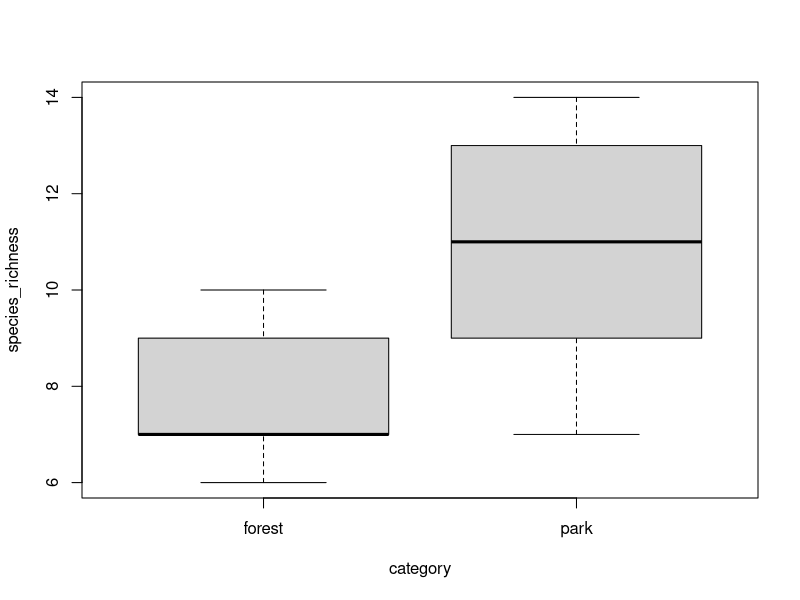
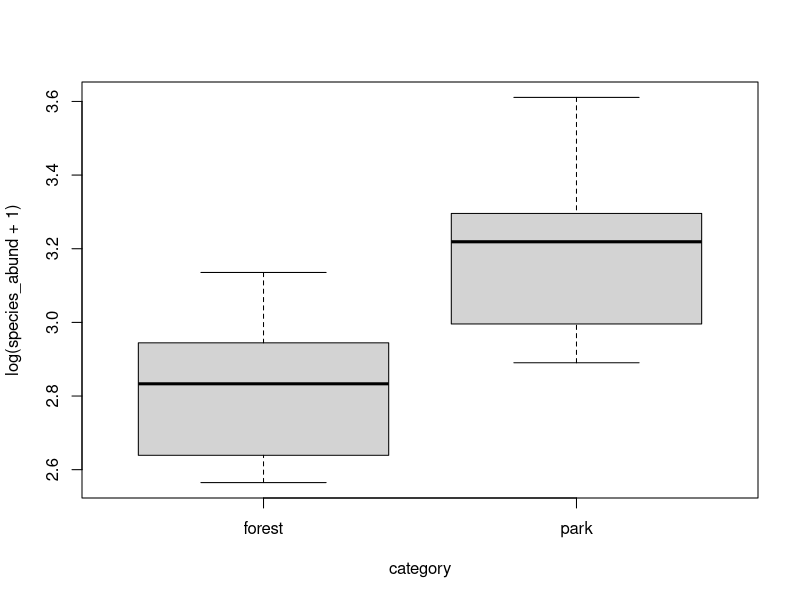
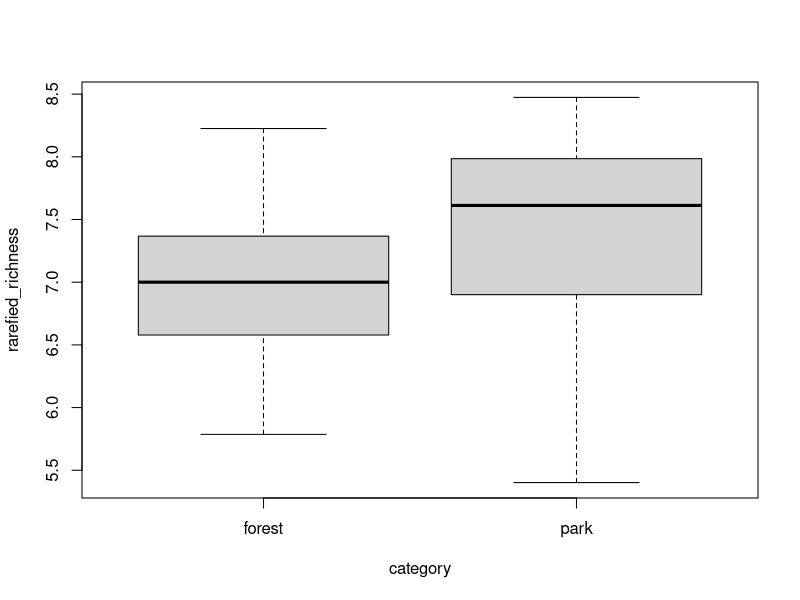
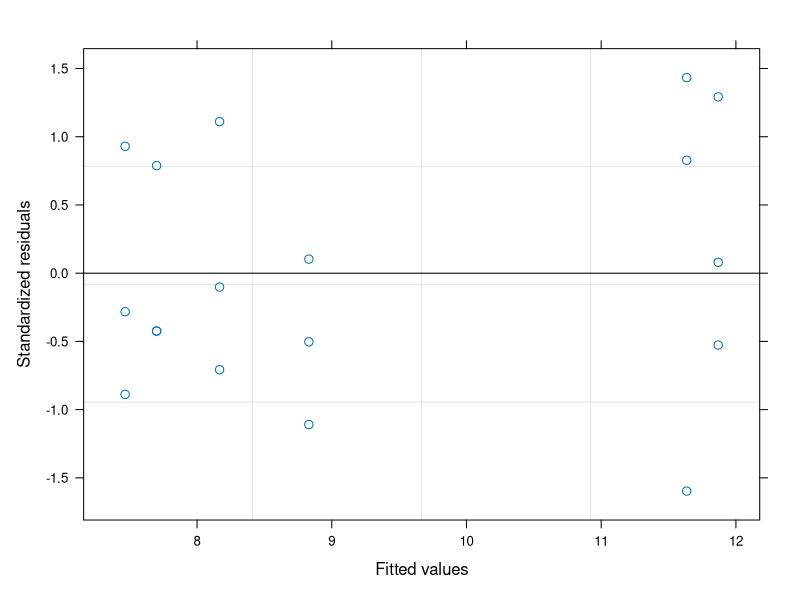
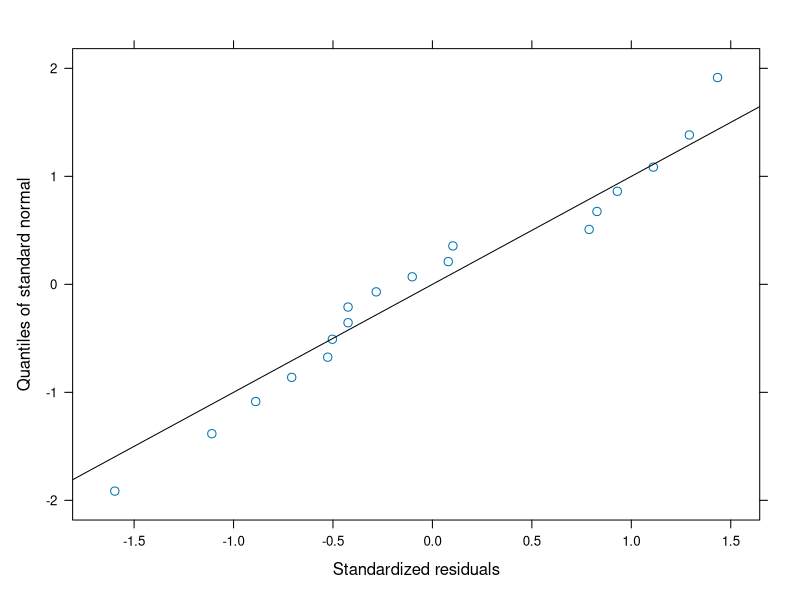
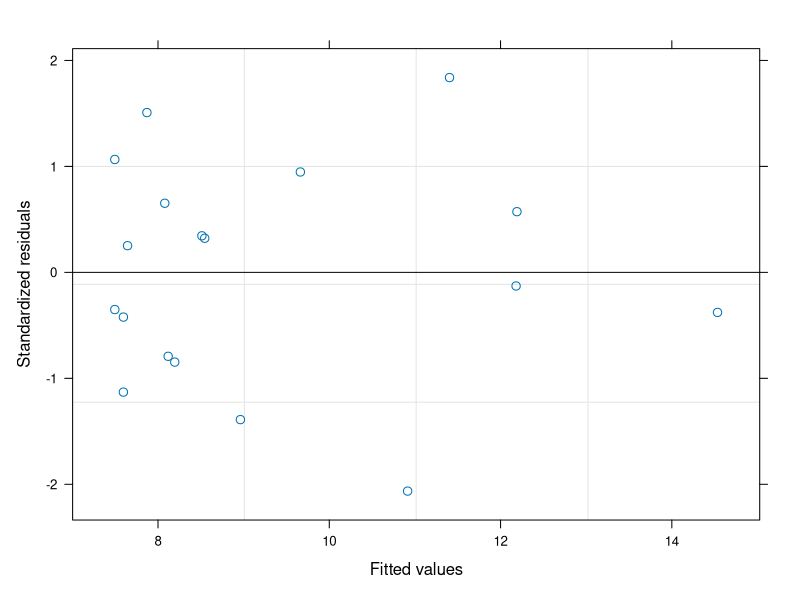
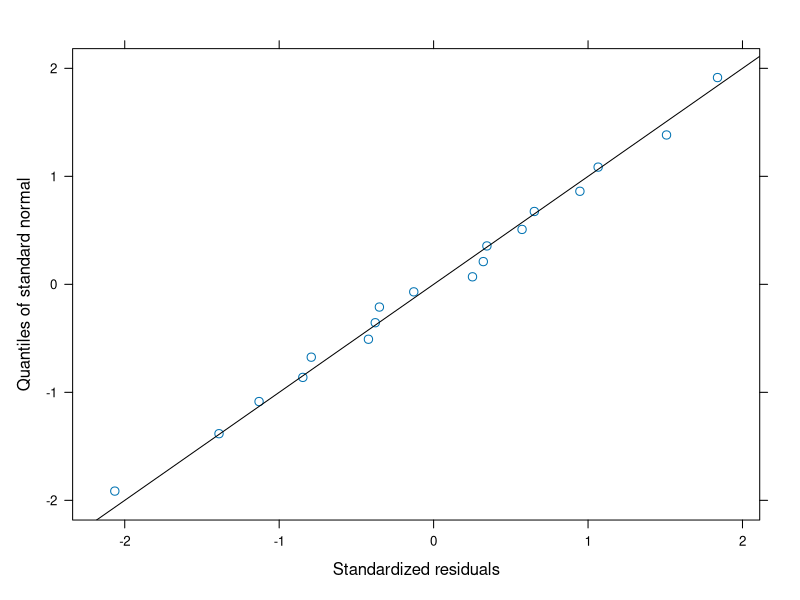
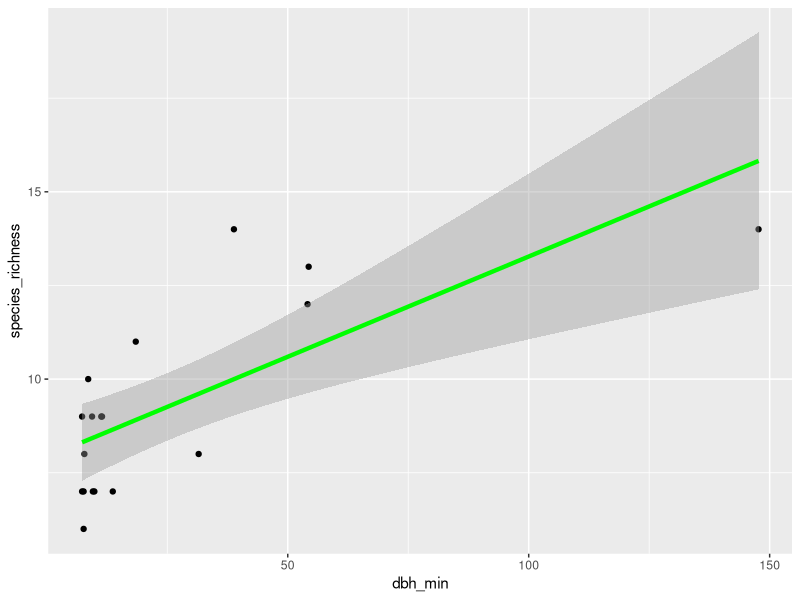

Write the R code that produced these figures, in order.
## ---- chunk 1
library(tidyverse)
library(vegan)
library(nlme)
library(MASS)
## ---- chunk 2
dat <- read.csv("data/birds_dataset.csv", sep=";")
dat$category <- as.factor(dat$category)
dat$site <- as.factor(dat$site)
## ---- chunk 3
dat$species_richness <- specnumber(dat[,4:31]) #species richness
dat$species_abund <- rowSums(dat[,4:31]) #abundances
dat$rarefied_richness <- rarefy(dat[,4:31],min(dat$species_abund)) #rarefied richness based on the subsample with the lowest number of individuals

## ---- chunk 4
boxplot(species_richness~category, data=dat)
boxplot(log(species_abund+1)~category, data=dat)
boxplot(rarefied_richness~category, data=dat)

## ---- chunk 5

mod1 <- lme(species_richness~category, random = (~1|site), data=dat) #model structure, random=... specifies how the data are structured (subsamples nested in study site)
summary(mod1) #model output - important is the "fixed effects" part. Here "forest" is hiding in the "Intercept" and the categorypark-row is showing the difference between park and forest
plot(mod1) #check for homogeneity of variances (data points should have similar vertical spread along the x-axis)
qqnorm(mod1, ~resid(.,type="p"), abline = c(0,1)) #check for normality of residuals (should not be completely off the line)
## ---- chunk 6

round(cor(dat[,32:44]),2) #check which predictor variables are strongly correlated (below -0.7 or above 0.7) - highly correlated variables should not be included together in the same model (select only one of them, e.g. the one more strongly related to the response variable)

mod2 <- lme(species_richness ~ category*size + canopy_cover + n_tree_spec + n_tree_ind + log(dbh_min) + n_microhabitats + temperature, random = (~1|site), data=dat, method="ML") #initial, full model with all potential predictor variables
summary(mod2)

mod3 <- stepAIC(mod2) #model simplification based on AIC-value of the model
summary(mod3) #final model which includes only the most important predictors 
mod4 <- update(mod3, ~.-n_tree_spec)
summary(mod4)
anova(mod3, mod4)
mod5 <- update(mod4, ~.-temperature)
summary(mod5)
anova(mod4, mod5) #close to significcance effect with these variables (species increasing with increasing dbh min.) 
mod6 <- update(mod5, ~.-canopy_cover)
summary(mod6)
anova(mod5,mod6)
plot(mod6) #check for homogeneity of variances (data points should have similar vertical spread along the x-axis)
qqnorm(mod6, ~resid(.,type="p"), abline=c(0,1)) #check for normality of residuals (should not be completely off the line)

#standard deviation, coefficient of variation (sd/mean) to make variation independent from out mean value of dbh_mean in this case, and check whether is correlated with the other variables and if this is the case we would need to include it in mod2 and check correlation with (vif for the model)  and cor for correlation

#dat$sddbh_mean <- sd() we can try as alternative
#try as well with abundance and rarefiedrichness,
library(car)

vif(mod3)

ggplot(dat,aes(x = dbh_min, y = species_richness)) +
  geom_point() +
  geom_smooth(method = lm, se=TRUE, colour = 'green', size = 1.5, width = 2)

ggplot(dat, aes(x = log(dbh_min), y = species_richness))+
  geom_point() +
  geom_smooth(method = lm,se = TRUE, colour = 'green', size = 1.5, width = 2)

## ---- chunk 7
nmd1 <- metaMDS(dat[,4:31], distance="horn", k=2) #NMDS analysis based on Morisita-Horn-Index as a dissimilarity measure
# orditkplot(nmd1, display = "species", col = "darkred", fill = NA, border = NA, cex = 0.6)
ordiplot(nmd1, choices = c(1, 2), type = "n") # ylim = c(-0.75, 0.5), xlim = c(-1.25, 1.3))
ordilabel(nmd1, display = "species", col = "darkred", fill = NA, border = NA, cex = 0.5)
points(nmd1, pch=c(16, 17)[as.numeric(as.factor(dat$category))], col = "darkblue") #add sampling points
legend("topright", pch = c(16, 17), c("Forest","Park"), col = "darkblue", cex = 0.7) #add legend

ef <- envfit(nmd1, dat[,32:44]) #check for correlation of dissimilarity gradients with environmental variables
ef #results
plot(ef, p.max=0.05, col = "darkblue", cex = 0.7) #add significant environmental variables to the NMDS plot
## ---- chunk 8
SAC_park <- specaccum(subset(dat[,4:31], dat$category == "park"))
SAC_fore <- specaccum(subset(dat[,4:31], dat$category == "forest"))

plot(SAC_park, xlab = "plots", ylab = "species richness", main="species accumulation curve")

plot(SAC_fore, xlab = "plots", ylab = "species richness", main="species accumulation curve", col="green", add = T)
legend("bottomright", legend = c("park","forest"), col = c("black","green"), lwd=1, bty = "n")
## ---- chunk 9
parks <- read.csv("data/parks.csv", sep=";")
forest <- read.csv("data/forest.csv", sep=";")
alpha <- specnumber(dat[,4:31]) # or use the binary site-species matrix
gamma <- ncol(dat[,colSums(dat[,4:31])>0])

##Lande’s index  (beta) diversity
gamma - mean(alpha)

##Whittaker’s index

#gamma/mean(alpha)


#For parks

alphap <- specnumber(parks[,4:31])

gammap <- ncol(parks[,colSums(parks[,4:31]) > 0])

##Lande’s index 
gammap - mean(alphap)

##Whittaker’s index

#gammap/mean(alphap)

#For forest
alphaf <- specnumber(forest[,4:31])

gammaf <- ncol(parks[,colSums(parks[,4:31]) > 0])

##Lande’s index 
gammaf - mean(alphaf)

##Whittaker’s index

#gammaf/mean(alphaf)
## ---- chunk 10
beta_virt <- betadiver(dat[,4:31], method = NA)
# a
beta_virt$a
beta_virt$b
beta_virt$c
 
plot(betadiver(dat[,4:31], method=NA), pch = 16, cex = 2,)
legend("topleft", legend = "Virtual matrix", bty = "n")

beta_virtp <- betadiver(parks, method = NA)
# a
beta_virtp$a
beta_virtp$b
beta_virtp$c
 
plot(betadiver(parks, method=NA), pch = 16, cex = 2,)
legend("topleft", legend = "Virtual matrix", bty = "n")
               
#vennd iagram <- as alternative to show the overlap of shared species    
## ---- chunk 11


#Sorensen similarity
sorparks <-  betadiver(parks[,4:31], method = "sor")
sorensen <-  as.matrix(sorparks)[,]
plot(sorensen)

#Simpson similarity
simpark<- betadiver(parks[,4:31], method = "sim")
simpsonpark <- as.matrix(simpark)[,]
plot(simpsonpark)

# Jaccard similarity
jparks <- betadiver(parks[,1:31], method = "j")
plot(as.matrix(jparks)[,])

#Sorensen similarity
sorforest <-  betadiver(forest[,4:31], method = "sor")
sorensenforest <-  as.matrix(sorforest)[,]
plot(sorensen)

#Simpson similarity
simf <- betadiver(forest[,4:31], method = "sim")
simpson <- as.matrix(simf)[,]
plot(simpson)


# Jaccard similarity

jforest <- betadiver(forest[,4:31], method = "j")
as.matrix(jforest)[,]

plot(as.matrix(jforest)[,])

#calculate mean of these similarities indices and compare between sites

## ---- chunk 12





